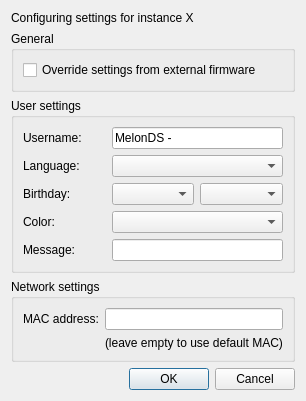
<?xml version="1.0" encoding="UTF-8"?>
<ui version="4.0">
 <class>FirmwareSettingsDialog</class>
 <widget class="QDialog" name="FirmwareSettingsDialog">
  <property name="geometry">
   <rect>
    <x>0</x>
    <y>0</y>
    <width>511</width>
    <height>357</height>
   </rect>
  </property>
  <property name="sizePolicy">
   <sizepolicy hsizetype="Fixed" vsizetype="Fixed">
    <horstretch>0</horstretch>
    <verstretch>0</verstretch>
   </sizepolicy>
  </property>
  <property name="windowTitle">
   <string>Firmware settings - MelonDS - Ixranium Fork</string>
  </property>
  <layout class="QVBoxLayout" name="verticalLayout">
   <property name="sizeConstraint">
    <enum>QLayout::SetFixedSize</enum>
   </property>
   <item>
    <widget class="QLabel" name="lblInstanceNum">
     <property name="text">
      <string>Configuring settings for instance X</string>
     </property>
    </widget>
   </item>
   <item>
    <widget class="QGroupBox" name="grpGeneral">
     <property name="title">
      <string>General</string>
     </property>
     <layout class="QGridLayout" name="gridLayout_3">
      <item row="0" column="0">
       <widget class="QCheckBox" name="overrideFirmwareBox">
        <property name="text">
         <string>Override settings from external firmware</string>
        </property>
       </widget>
      </item>
     </layout>
    </widget>
   </item>
   <item>
    <widget class="QGroupBox" name="grpUserSettings">
     <property name="title">
      <string>User settings</string>
     </property>
     <layout class="QGridLayout" name="gridLayout">
      <property name="leftMargin">
       <number>9</number>
      </property>
      <property name="topMargin">
       <number>9</number>
      </property>
      <property name="rightMargin">
       <number>9</number>
      </property>
      <property name="bottomMargin">
       <number>9</number>
      </property>
      <item row="2" column="1">
       <widget class="QComboBox" name="cbxBirthdayDay"/>
      </item>
      <item row="2" column="2">
       <widget class="QComboBox" name="cbxBirthdayMonth"/>
      </item>
      <item row="0" column="1" colspan="2">
       <widget class="QLineEdit" name="usernameEdit">
        <property name="text">
         <string>MelonDS - Ixranium Fork</string>
        </property>
        <property name="maxLength">
         <number>10</number>
        </property>
        <property name="clearButtonEnabled">
         <bool>false</bool>
        </property>
       </widget>
      </item>
      <item row="0" column="0">
       <widget class="QLabel" name="usernameLabel">
        <property name="text">
         <string>Username:</string>
        </property>
       </widget>
      </item>
      <item row="4" column="0">
       <widget class="QLabel" name="label_3">
        <property name="text">
         <string>Message:</string>
        </property>
       </widget>
      </item>
      <item row="3" column="1" colspan="2">
       <widget class="QComboBox" name="colorsEdit"/>
      </item>
      <item row="3" column="0">
       <widget class="QLabel" name="label_2">
        <property name="text">
         <string>Color:</string>
        </property>
       </widget>
      </item>
      <item row="1" column="0">
       <widget class="QLabel" name="label">
        <property name="text">
         <string>Language:</string>
        </property>
       </widget>
      </item>
      <item row="2" column="0">
       <widget class="QLabel" name="label_4">
        <property name="text">
         <string>Birthday:</string>
        </property>
       </widget>
      </item>
      <item row="4" column="1" colspan="2">
       <widget class="QLineEdit" name="messageEdit"/>
      </item>
      <item row="1" column="1" colspan="2">
       <widget class="QComboBox" name="languageBox"/>
      </item>
     </layout>
    </widget>
   </item>
   <item>
    <widget class="QGroupBox" name="grpWifiSettings">
     <property name="title">
      <string>Network settings</string>
     </property>
     <layout class="QGridLayout" name="gridLayout_2">
      <item row="0" column="0">
       <widget class="QLabel" name="label_5">
        <property name="text">
         <string>MAC address:</string>
        </property>
       </widget>
      </item>
      <item row="0" column="1">
       <widget class="QLineEdit" name="txtMAC">
        <property name="maxLength">
         <number>17</number>
        </property>
       </widget>
      </item>
      <item row="1" column="1">
       <widget class="QLabel" name="label_6">
        <property name="text">
         <string>(leave empty to use default MAC)</string>
        </property>
       </widget>
      </item>
     </layout>
    </widget>
   </item>
   <item>
    <widget class="QDialogButtonBox" name="dialogButtons">
     <property name="orientation">
      <enum>Qt::Horizontal</enum>
     </property>
     <property name="standardButtons">
      <set>QDialogButtonBox::Cancel|QDialogButtonBox::Ok</set>
     </property>
    </widget>
   </item>
  </layout>
 </widget>
 <tabstops>
  <tabstop>overrideFirmwareBox</tabstop>
  <tabstop>usernameEdit</tabstop>
  <tabstop>languageBox</tabstop>
  <tabstop>cbxBirthdayDay</tabstop>
  <tabstop>cbxBirthdayMonth</tabstop>
  <tabstop>colorsEdit</tabstop>
  <tabstop>messageEdit</tabstop>
  <tabstop>txtMAC</tabstop>
 </tabstops>
 <resources/>
 <connections>
  <connection>
   <sender>dialogButtons</sender>
   <signal>accepted()</signal>
   <receiver>FirmwareSettingsDialog</receiver>
   <slot>accept()</slot>
   <hints>
    <hint type="sourcelabel">
     <x>255</x>
     <y>250</y>
    </hint>
    <hint type="destinationlabel">
     <x>255</x>
     <y>135</y>
    </hint>
   </hints>
  </connection>
  <connection>
   <sender>dialogButtons</sender>
   <signal>rejected()</signal>
   <receiver>FirmwareSettingsDialog</receiver>
   <slot>reject()</slot>
   <hints>
    <hint type="sourcelabel">
     <x>255</x>
     <y>250</y>
    </hint>
    <hint type="destinationlabel">
     <x>255</x>
     <y>135</y>
    </hint>
   </hints>
  </connection>
 </connections>
</ui>
